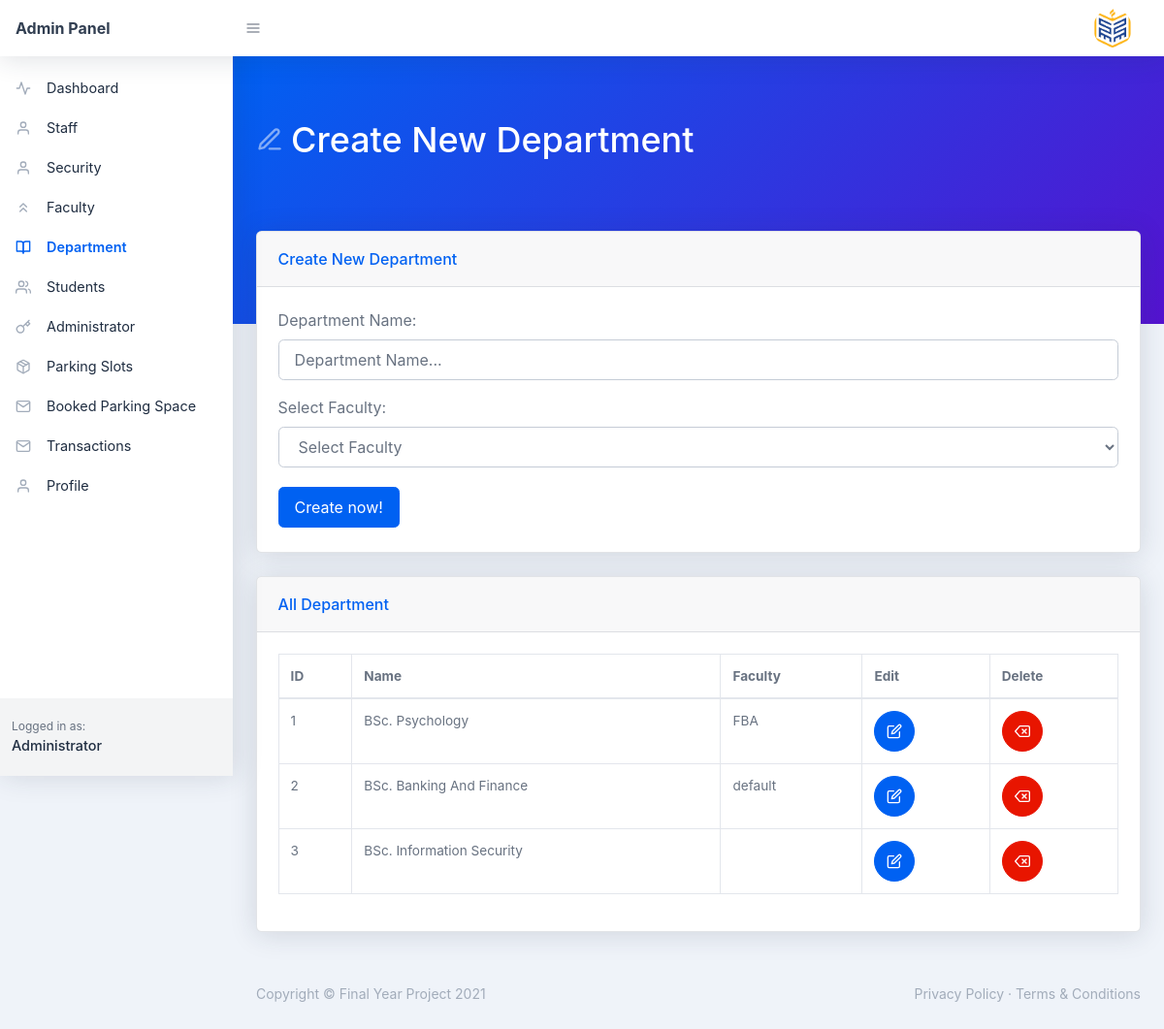
Screenshot of /admin/department.php with the database file from the repository.
### tables this page shows
CREATE TABLE `department` (
  `id` int(11) NOT NULL,
  `name` varchar(200) NOT NULL,
  `faculty` varchar(200) NOT NULL,
  `status` varchar(20) NOT NULL
);

### admin/department.php (the view, shortened to what this page needs)
<?php
include('header.php');
?>
<div id="layoutSidenav_content">
    <main>
        <div class="page-header pb-10 page-header-dark bg-gradient-primary-to-secondary">
            <div class="container-fluid">
                <div class="page-header-content">
                    <h1 class="page-header-title">
                        <div class="page-header-icon"><i data-feather="edit-3"></i></div>
                        <span>Create New Department</span>
                    </h1>
                </div>
            </div>
        </div>
        <div class="container-fluid mt-n10">
            <div class="card mb-4">
                <div class="card-header">Create New Department</div>
                <div class="card-body">
                    <form method="POST">
                        <div class="form-group">
                            <label for="user-name">Department Name:</label>
                            <input class="form-control" id="name" name="name" type="text" placeholder="Department Name..." />
                        </div>
                        <div class="form-group">
                            <label for="user-name">Select Faculty:</label>
                            <select name="faculty" id="faculty" class="form-control">
                                <option value="default" selected="true" disabled="disabled">Select Faculty</option>
                            </select>
                        </div>
                        <button class="btn btn-primary mr-2 my-1" type="submit" name="submit">Create now!</button>
                    </form>
                </div>
            </div>
        </div>
        <div class="container-fluid ">
            <div class="card mb-4">
                <div class="card-header">All Department</div>
                <div class="card-body">
                    <div class="datatable table-responsive">
                        <table class="table table-bordered table-hover" id="dataTable" width="100%" cellspacing="0">
                            <thead>
                                <tr>
                                    <th>ID</th>
                                    <th>Name </th>
                                    <th>Faculty </th>
                                    <th>Edit</th>
                                    <th>Delete</th>
                                </tr>
                            </thead>
                            <tbody>
                                <?php
                                $sql = "SELECT * FROM department";
                                $query = $conn->prepare($sql);
                                $query->execute();
                                $results = $query->fetchAll(PDO::FETCH_OBJ);
                                $rowCount = $query->rowCount();
                                if ($rowCount > 0) {
                                    foreach ($results as $results) {
                                ?>
                                        <tr>
                                            <td><?php echo htmlentities($results->id) ?></td>
                                            <td><?php echo htmlentities($results->name) ?></td>
                                            <td><?php echo htmlentities($results->faculty) ?></td>
                                            <td>
                                                <a class="btn btn-blue btn-icon" href="edit-department.php?id=<?php echo htmlentities($results->id); ?>"><i data-feather="edit"></i></a>
                                            </td>
                                            <td>
                                                <a class="btn btn-red btn-icon" href="#?id=<?php echo htmlentities($results->id); ?>"><i data-feather="delete"></i></a>
                                            </td>
                                        </tr>
                                <?php }
                                } ?>
                            </tbody>
                        </table>
                    </div>
                </div>
            </div>
        </div>
    </main>
    <?php include('footer.php') ?>
</div>
</div>
</body>

### rows the page displays
department: id "1", name "BSc. Psychology", faculty "FBA"
department: id "2", name "BSc. Banking And Finance", faculty "default"
department: id "3", name "BSc. Information Security"
